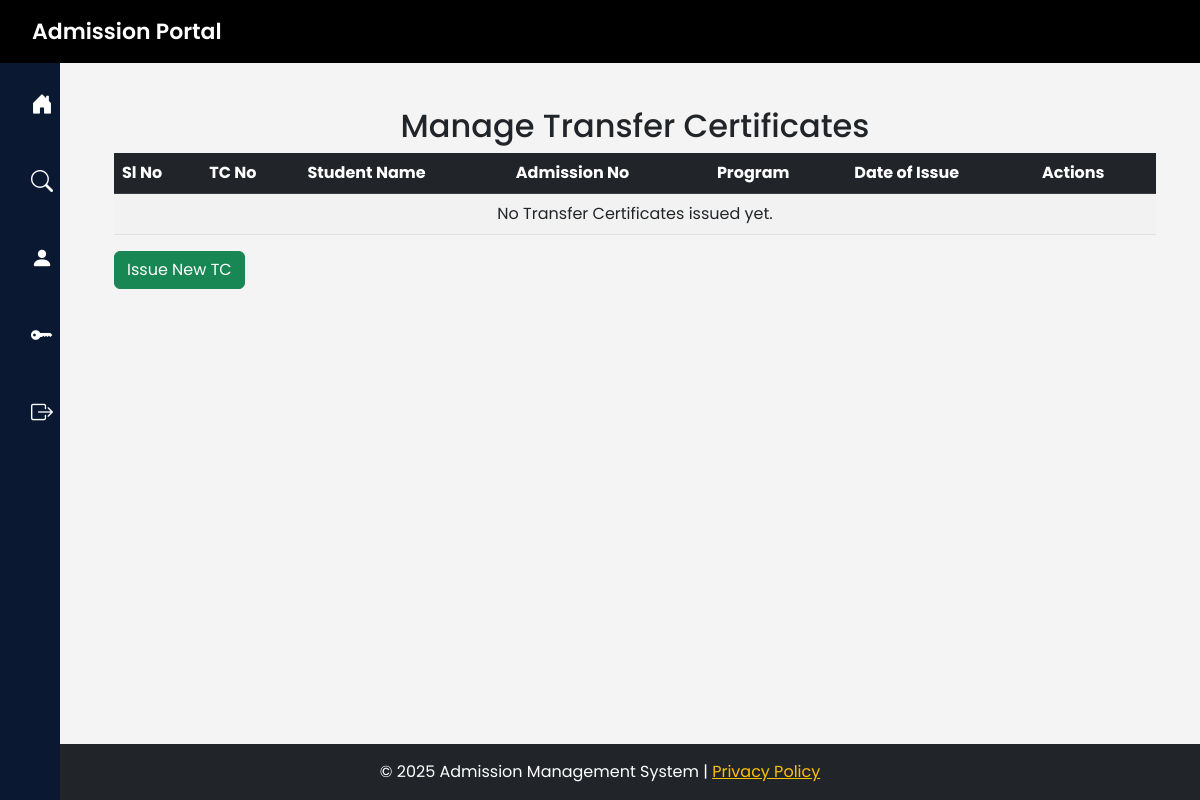
The app's page /manage-tc/, older data.
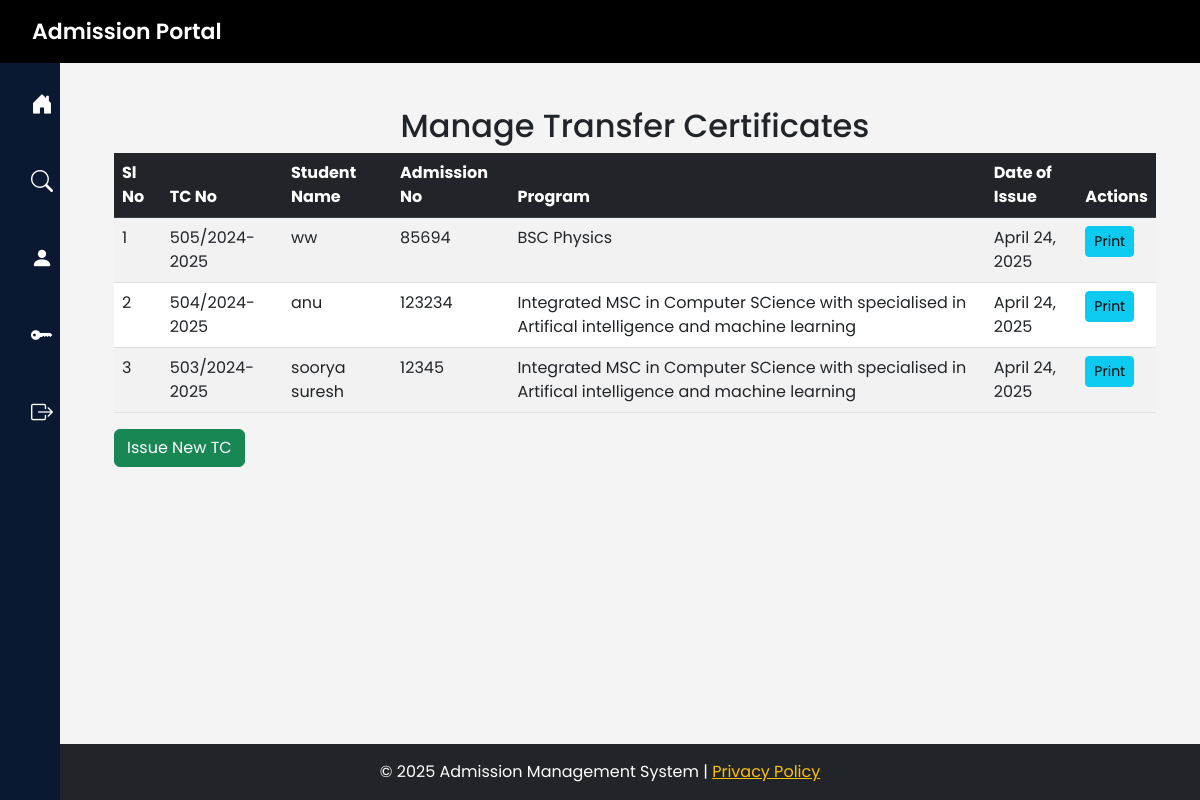
The same page, newer data.
### admission/models.py (models this page shows, shortened)
class TransferCertificate(models.Model):
    tc_no = models.CharField(max_length=20, unique=True)
    student = models.ForeignKey(Student, on_delete=models.CASCADE)
    dob = models.DateField()
    admission_no = models.CharField(max_length=20,null=True, blank=True)
    date_of_admission = models.DateField()  # Allowing NULL
    programme = models.CharField(max_length=255, default="Not Specified")
    details_of_exam  = models.TextField(default="Kannur University")
    scholarship = models.CharField(max_length=225, blank=True, null=True)
    reason = models.ForeignKey(Reason, on_delete=models.SET_NULL, null=True, blank=False)  # ✅ Dropdown Selection
    date_of_application = models.DateField(default=now)
    date_of_issuing_tc = models.DateField(default=now)
    mode_of_study = models.CharField(max_length=20, default="Regular")
    date_of_leaving = models.DateField(null=True, blank=True,default=now)
    reg_no = models.CharField(max_length=20, blank=True, null=True)
    month_year = models.CharField(max_length=7)
    dues_cleared = models.CharField(
        max_length=3,
        choices=[("Yes", "Yes"), ("No", "No")],
        default="Yes"
    )

class Student(models.Model):
    user = models.OneToOneField(User, on_delete=models.CASCADE,null=True,default=None)
    stud_name = models.CharField(max_length=100)
    stud_adm_no = models.CharField(max_length=20, unique=True)
    stud_reg_no = models.CharField(max_length=20, unique=True, blank=True, null=True)
    stud_roll_no = models.CharField(max_length=20, unique=True, blank=True, null=True)
    aadhaar = models.CharField(max_length=12, unique=True)
    abc_id = models.CharField(max_length=50, blank=True, null=True)
    email = models.EmailField(unique=True)
    phone = models.CharField(max_length=15)
    dob = models.DateField()
    caste = models.ForeignKey(Caste, on_delete=models.SET_NULL, blank=True, null=True)  # Foreign Key to Caste
    religion = models.ForeignKey(Religion, on_delete=models.SET_NULL, blank=True, null=True)  # Foreign Key to Religion
    quota = models.ForeignKey(Quota, on_delete=models.SET_NULL, blank=True, null=True)
    category = models.ForeignKey(Category, on_delete=models.SET_NULL, blank=True, null=True)
    program= models.ForeignKey(Program, on_delete=models.SET_NULL, blank=True, null=True)  # Foreign Key to Quota# Foreign Key to Quota
    pathway= models.ForeignKey(Pathway, on_delete=models.SET_NULL, blank=True, null=True)  # Foreign Key to Quota# Foreign Key to Quota
    board=models.ForeignKey(Board, on_delete=models.SET_NULL, blank=True, null=True)
    normalized_mark = models.FloatField(default=0.0)
    parent_name = models.CharField(max_length=100)
    parent_mob = models.CharField(max_length=15)
    house_name = models.CharField(max_length=100)
    post = models.CharField(max_length=50)
    district = models.CharField(max_length=50)
    state = models.CharField(max_length=50)
    pincode = models.CharField(max_length=10)
    date_of_joining = models.DateField()
    income = models.DecimalField(max_digits=10, decimal_places=2, blank=True, null=True)
    egrantz = models.BooleanField(default=False)
    status = models.BooleanField(default=True)  # Active/Inactive
    gender = models.CharField(max_length=10, choices=[('Male', 'Male'), ('Female', 'Female'), ('Other', 'Other')])
    blood_group = models.CharField(max_length=5, choices=[('A+', 'A+'), ('A-', 'A-'), ('B+', 'B-'), ('O+', 'O-'), ('AB+', 'AB-')])
    language=models.CharField(max_length=10, choices=[('Malayalam', 'Malayalam'), ('Hindi', 'Hindi')] ,default='Malayalam')
    identification_mark = models.TextField(blank=True, null=True)
    year_of_admission = models.IntegerField(default=2025)
    from django.core.validators import FileExtensionValidator
    photo = models.ImageField(
        upload_to='student_photos/',
        blank=True,
        null=True,
        validators=[FileExtensionValidator(['jpg', 'jpeg', 'png'])]
    )

class Program(models.Model):
    program_name = models.CharField(max_length=100, unique=True)
    department = models.ForeignKey(Department, on_delete=models.SET_NULL, blank=True, null=True)  # ForeignKey to Department
    program_level = models.ForeignKey(ProgramLevel, on_delete=models.SET_NULL, blank=True, null=True)  # ForeignKey to ProgramLevel

### admission/views.py (the view)
# urls.py: path('manage-tc/', views.manage_tc, name='manage_tc'),
def manage_tc(request):
    tc_list = TransferCertificate.objects.all().order_by('-id')  # newest first
    return render(request, 'manage_tc.html', {'tc_list': tc_list})

### admission/context_processors.py (called while the page is built)
def user_groups(request):
    is_office = request.user.groups.filter(name='office').exists()
    is_hod = request.user.groups.filter(name='hod').exists()
    is_superuser = request.user.is_superuser
    return {
        'is_office': is_office,
        'is_hod': is_hod,
        'is_superuser': is_superuser
    }

### admission/templates/manage_tc.html
{% extends 'base.html' %}
{% block content %}
<div class="container mt-4">
    <h2 class="text-center">Manage Transfer Certificates</h2>
    <table class="table table-striped">
        <thead class="table-dark">
            <tr>
                <th>Sl No</th>
                <th>TC No</th>
                <th>Student Name</th>
                <th>Admission No</th>
                <th>Program</th>
                <th>Date of Issue</th>
                <th>Actions</th>
            </tr>
        </thead>
        <tbody>
            {% for tc in tc_list %}
            <tr>
                <td>{{ forloop.counter }}</td>
                <td>{{ tc.tc_no }}</td>
                <td>{{ tc.student.stud_name }}</td>
                <td>{{ tc.admission_no }}</td>
                <td>{{ tc.student.program.program_name }}</td>
                <td>{{ tc.date_of_issuing_tc }}</td>
                <td>
                    <a href="{% url 'print_tc' adm_no=tc.admission_no %}" class="btn btn-info btn-sm">Print</a>
                </td>
            </tr>
            {% empty %}
            <tr>
                <td colspan="7" class="text-center">No Transfer Certificates issued yet.</td>
            </tr>
            {% endfor %}
        </tbody>
    </table>
    <a href="{% url 'issue_tc' %}" class="btn btn-success">Issue New TC</a>
</div>
{% endblock %}

### templates/base.html (shortened to what this page needs)
<!DOCTYPE html>
<html lang="en">
<head>
    <link href="https://cdn.jsdelivr.net/npm/bootstrap@5.3.0/dist/css/bootstrap.min.css" rel="stylesheet">
    <link rel="stylesheet" href="https://cdn.jsdelivr.net/npm/bootstrap-icons/font/bootstrap-icons.css">
</head>
<body>
    <nav class="navbar navbar-expand-lg navbar-dark" style="background: #000; padding: 10px 20px;">
        <div class="container-fluid">
            <a class="navbar-brand" href="/">Admission Portal</a>
        </div>
    </nav>
<div class="sidebar">
    <ul class="nav flex-column">
        <li class="nav-item">
            <a class="nav-link" href="{% url 'index' %}">
                <i class="bi bi-house-door-fill"></i> <span class="nav-text">Home</span>
            </a>
        </li>
        <li class="nav-item">
            <a class="nav-link" href="/students">
                <i class="bi bi-search"></i> <span class="nav-text">Search</span>
            </a>
        </li>
        <li class="nav-item">
            <a class="nav-link" href="/manage_students">
                <i class="bi bi-person-fill"></i> <span class="nav-text">Students</span>
            </a>
        </li>
        <li class="nav-item">
            <a class="nav-link" href="{% url 'change_credentials' %}">
                <i class="bi bi-key-fill"></i> <span class="nav-text">Change Credentials</span>
            </a>
        </li>
        <li class="nav-item">
            <form method="post" action="{% url 'logout' %}">
                <a class="nav-link" href="{% url 'logout' %}">
                    <i class="bi bi-box-arrow-right"></i> <span class="nav-text">🚪 Logout</span>
                </a>
            </form>
        </li>
    </ul>
</div>
    <div class="content d-flex flex-column">
        <div class="container-fluid flex-grow-1">
            {% block content %}
            {% endblock %}
        </div>
    </div>
    <footer class="footer mt-auto py-3 bg-dark text-white text-center">
        <div class="container">
            <p class="mb-0">&copy; 2025 Admission Management System | <a href="#" class="text-warning">Privacy Policy</a></p>
        </div>
    </footer>
</body>
</html>

### templates/base.html (style rules this page uses)
body { font-family: 'Poppins', sans-serif; background: #f4f4f4; display: flex; min-height: 100vh; flex-direction: column; }
.navbar { background: #000 !important; padding: 10px 0; position: relative; width: 100%; z-index: 1000; }
.navbar-brand { font-weight: 600; font-size: 22px; color: #fff; }
.sidebar { width: 60px; height: 100vh; position: fixed; left: 0; top: 56px; background: #0a1931; padding: 10px 0; overflow-x: hidden; transition: width 0.3s ease-in-out; white-space: nowrap; }
.sidebar .nav-item { display: flex; align-items: center; padding: 12px; }
.sidebar .nav-link { color: white; font-weight: bold; font-size: 16px; padding: 10px; display: flex; align-items: center; text-decoration: none; transition: all 0.3s ease-in-out; overflow: hidden; }
.sidebar .nav-link i { font-size: 22px; min-width: 40px; text-align: center; }
.content { margin-left: 70px; padding: 20px; transition: margin-left 0.3s ease-in-out; }

Row changes from the older to the newer data that the page shows:
added TransferCertificate: tc_no "505/2024-2025", student.stud_name "ww", admission_no "85694", student.program.program_name "BSC Physics", date_of_issuing_tc "April 24, 2025"
added TransferCertificate: tc_no "504/2024-2025", student.stud_name "anu", admission_no "123234", student.program.program_name "Integrated MSC in Computer SCience with specialised in Artifical intelligence and machine learning", date_of_issuing_tc "April 24, 2025"
added TransferCertificate: tc_no "503/2024-2025", student.stud_name "soorya suresh", admission_no "12345", student.program.program_name "Integrated MSC in Computer SCience with specialised in Artifical intelligence and machine learning", date_of_issuing_tc "April 24, 2025"
Text that changed along with them:
text no longer shown: "No Transfer Certificates issued yet."
